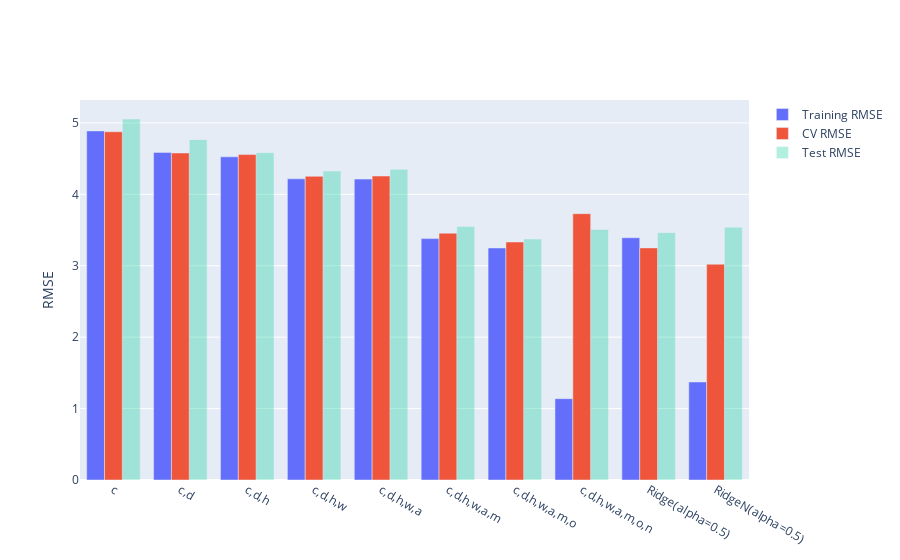

Notebook code for this chart:
### Code cell
ridge_model.fit(tr, tr['mpg'])
models["RidgeN(alpha=0.5)"] = ridge_model
compare_models(models)

### Figure 1 — Plotly figure (JSON) as saved in the notebook; plotly's stock layout.template omitted (floating-point values rounded to 4 significant figures)
{"data": [{"name": "Training RMSE", "type": "bar", "x": ["c", "c,d", "c,d,h", "c,d,h,w", "c,d,h,w,a", "c,d,h,w,a,m", "c,d,h,w,a,m,o", "c,d,h,w,a,m,o,n", "Ridge(alpha=0.5)", "RidgeN(alpha=0.5)"], "y": [4.888, 4.588, 4.525, 4.217, 4.214, 3.38, 3.249, 1.139, 3.392, 1.373]}, {"name": "CV RMSE", "type": "bar", "x": ["c", "c,d", "c,d,h", "c,d,h,w", "c,d,h,w,a", "c,d,h,w,a,m", "c,d,h,w,a,m,o", "c,d,h,w,a,m,o,n", "Ridge(alpha=0.5)", "RidgeN(alpha=0.5)"], "y": [4.877, 4.579, 4.557, 4.253, 4.257, 3.456, 3.332, 3.729, 3.25, 3.021]}, {"name": "Test RMSE", "opacity": 0.3, "type": "bar", "x": ["c", "c,d", "c,d,h", "c,d,h,w", "c,d,h,w,a", "c,d,h,w,a,m", "c,d,h,w,a,m,o", "c,d,h,w,a,m,o,n", "Ridge(alpha=0.5)", "RidgeN(alpha=0.5)"], "y": [5.055, 4.766, 4.584, 4.326, 4.35, 3.551, 3.375, 3.507, 3.464, 3.539]}], "layout": {"autosize": true, "xaxis": {"autorange": true, "range": [-0.5, 9.5], "type": "category"}, "yaxis": {"autorange": true, "range": [0, 5.321], "title": {"text": "RMSE"}, "type": "linear"}}}
